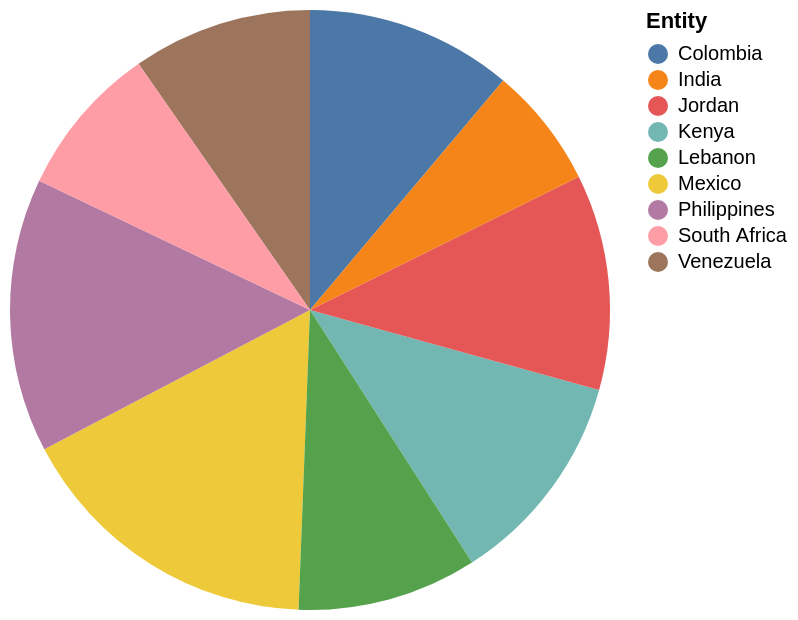

Specify this chart in Vega-Lite:
### Vega-Lite specification from a JSON file in a GitHub repository (floating-point values rounded to 4 significant figures)
{"$schema": "https://vega.github.io/schema/vega-lite/v5.json", "description": "Pie chart auto-generated from CSV", "data": {"values": [{"Entity": "Mexico", "Never/Rarely": "69", "Occasionally) Frequently": "30.0"}, {"Entity": "Philippines", "Never/Rarely": "61", "Occasionally) Frequently": "38.0"}, {"Entity": "Kenya", "Never/Rarely": "48", "Occasionally) Frequently": "nan"}, {"Entity": "Jordan", "Never/Rarely": "48", "Occasionally) Frequently": "51.0"}, {"Entity": "Colombia", "Never/Rarely": "46", "Occasionally) Frequently": "53.0"}, {"Entity": "Lebanon", "Never/Rarely": "40", "Occasionally) Frequently": "nan"}, {"Entity": "Venezuela", "Never/Rarely": "40", "Occasionally) Frequently": "60.0"}, {"Entity": "South Africa", "Never/Rarely": "34", "Occasionally) Frequently": "66.0"}, {"Entity": "India", "Never/Rarely": "27", "Occasionally) Frequently": "66.0"}]}, "mark": "arc", "encoding": {"theta": {"field": "Never/Rarely", "type": "quantitative"}, "color": {"field": "Entity", "type": "nominal"}}}
